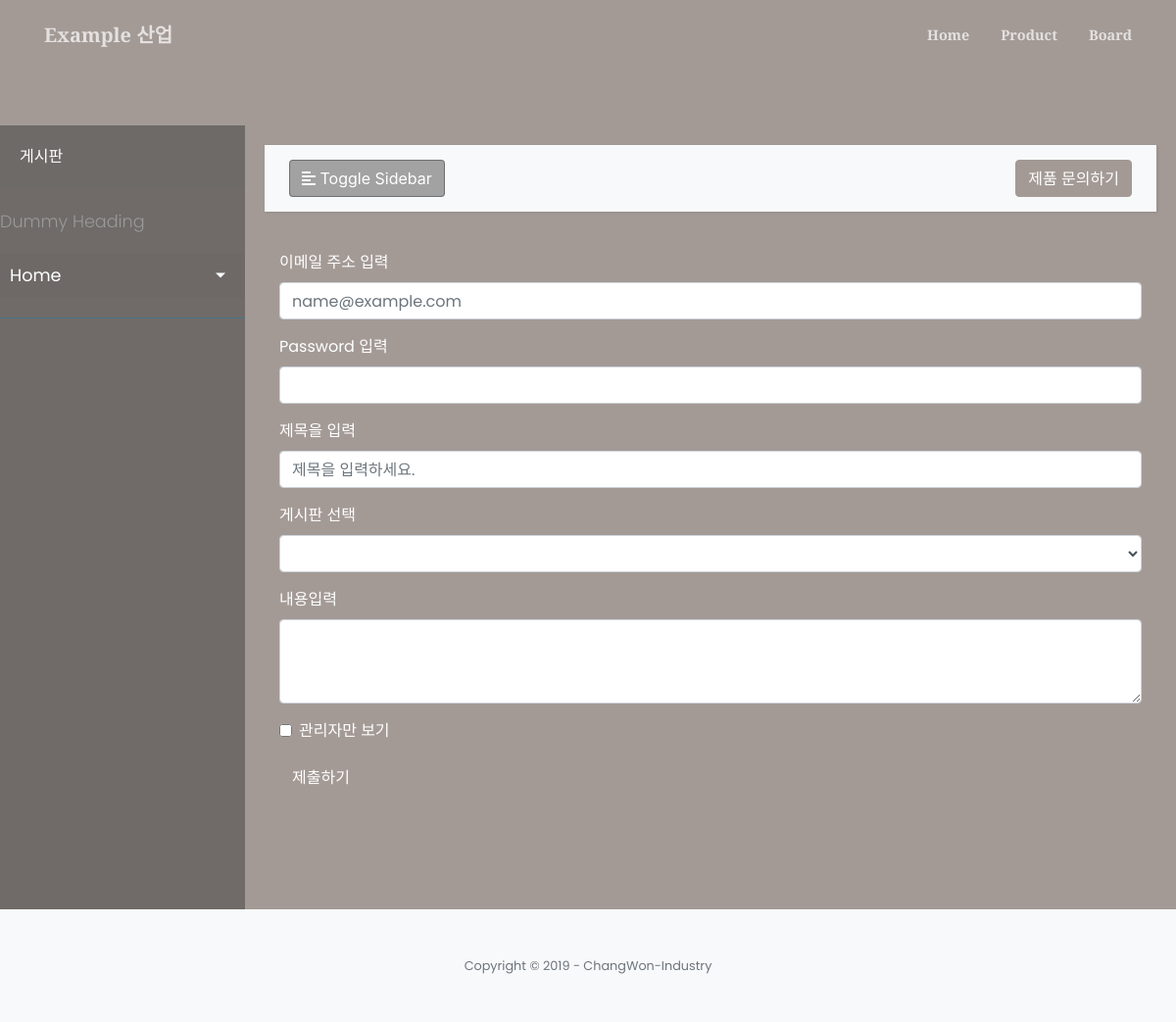
The app's page /board/new/, older data.
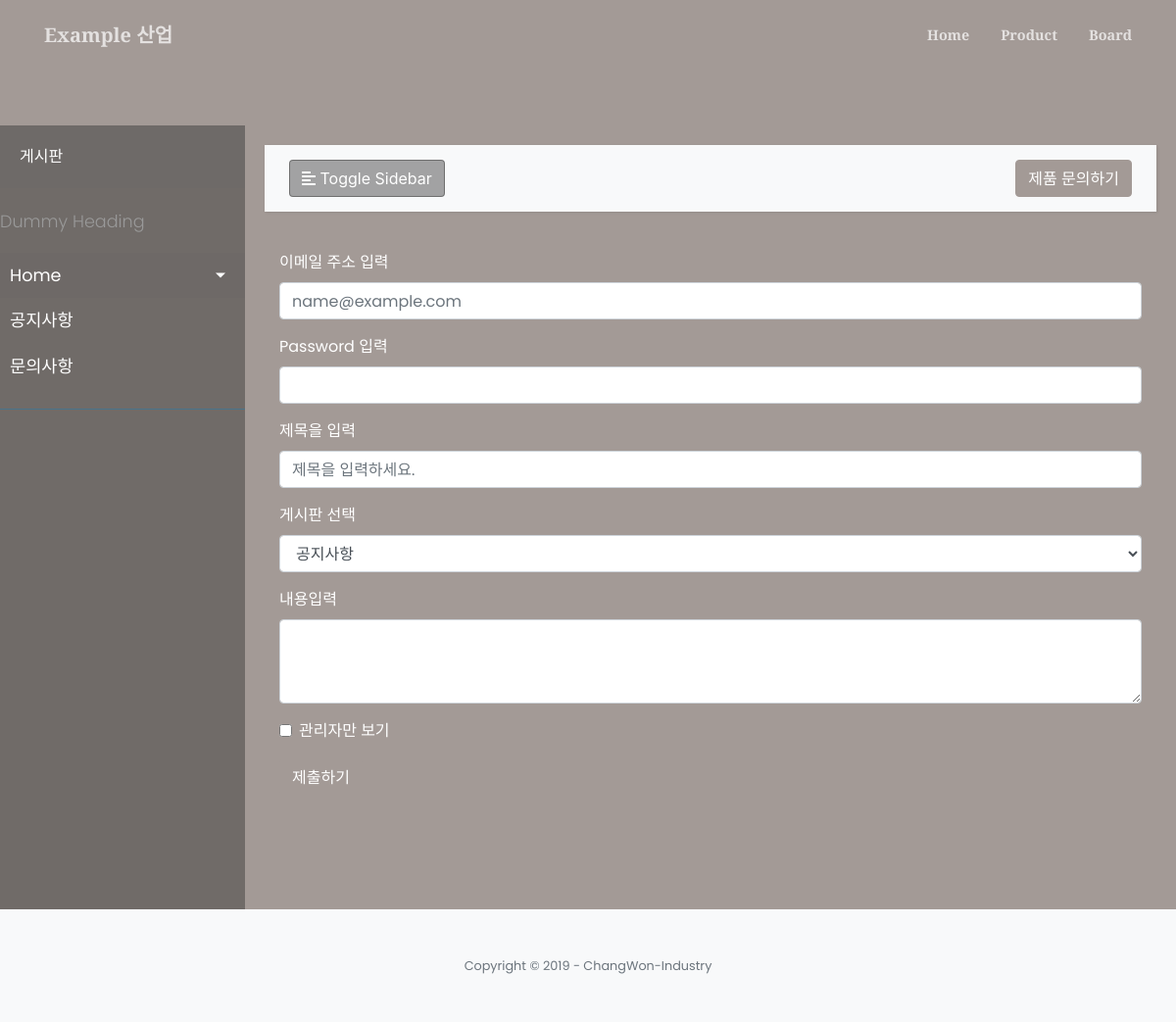
The same page, newer data.
### board/models.py (models this page shows)
class Board_Category(models.Model):
    name = models.CharField(max_length=20)    # 게시판 카테고리 이름
    admin_option = models.BooleanField(default=False) # 관리자만 확인하기 옵션 기능
    created_at = models.DateTimeField(auto_now_add=True)    # 해당 레코드 생성시 현재 시간 자동저장
    updated_at = models.DateTimeField(auto_now=True)    # 해당 레코드 갱신시 현재 시간 자동저장
    def __str__(self):
        return self.name

### board/views.py (the view)
# urls.py: path('new/', views.create_board, name="create_board"),
def create_board(request):
    context = {}
    if request.method == 'POST':
        board_category = request.POST.get("board_category")
        subject = request.POST.get("subject")
        email = request.POST.get("email")
        pwd = request.POST.get("pwd")
        content = request.POST.get("content")
        admin_option = True if request.POST.get("admin_option")=="on" else False
        board = Board(
            board_category = Board_Category.objects.get(name=board_category),
            subject = subject,
            email = email,
            pwd = pwd,
            content = content,
            admin_option = admin_option
        )
        board.save()
        return redirect("board_main")
    else:
        context = {
            "error":error_handeler(request, False, ""),
            "title":"Chang-Won",
            "category": Board_Category.objects.all(),
            "path": request.path,
        }
        print("test")
        return render(request, 'board/board.html', context)

### board/views.py (called while the page is built)
def error_handeler(request, active, msg):
    err_msg = ""
    if request.session.get('error', False) and not active:
        err_msg = request.session['error']
        del request.session['error']
    elif active == True:
        request.session['error'] = msg
    return err_msg

### board/templates/board/board.html (shortened to what this page needs)
{% extends 'products/index.html' %}
{% load i18n %}
{% load staticfiles %}
{% block sidebar_title %}게시판{% endblock %}
{% block sidebar_category %}
    {% for i in category %}
    <li>
        <a class="kinds" href="/board?kind={{i}}">{{ i }}</a>
    </li>
    {% endfor %}
{% endblock %}
{% block product %}
<div class="container">
<form method="POST" action = "{% url 'create_board' %}" >
    <div class="form-group">
        <label class="text-white" for="exampleFormControlInput1">이메일 주소 입력</label>
        <input type="email" class="form-control" id="exampleFormControlInput1" placeholder="name@example.com" name="email">
    </div>
    <div class="form-group">
        <label class="text-white" for="boardPwd">Password 입력</label>
        <input type="password" class="form-control" id="boardPwd" name="pwd">
    </div>
    <div class="form-group">
        <label class="text-white" for="boardSubject ">제목을 입력</label>
        <input type="text" class="form-control" id="boardSubject" placeholder="제목을 입력하세요." name="subject">
    </div>
    <div class="form-group">
        <label class="text-white" for="exampleFormControlSelect1">게시판 선택</label>
        <select class="form-control" id="exampleFormControlSelect1" name="board_category">
            {% for i in category %}
            <option>{{i.name}}</option>
            {% endfor %}
        </select>
    </div>
    <div class="form-group">
        <label class="text-white" for="exampleFormControlTextarea1">내용입력</label>
        <textarea class="form-control" id="exampleFormControlTextarea1" rows="3" name="content"></textarea>
    </div>
    <div class="form-group">
        <div class="form-check">
            <input class="form-check-input" type="checkbox" id="gridCheck" name="admin_option">
            <label class="form-check-label text-white" for="gridCheck">
                관리자만 보기
            </label>
        </div>
    </div>
    <button type="submit" class="btn btn-primary">제출하기</button>
</form>
</div>
{% endblock %}

Row changes from the older to the newer data that the page shows:
added Board_Category: name "공지사항"
added Board_Category: name "문의사항"
Text that changed along with them:
form field board_category: (not shown) → "공지사항"
